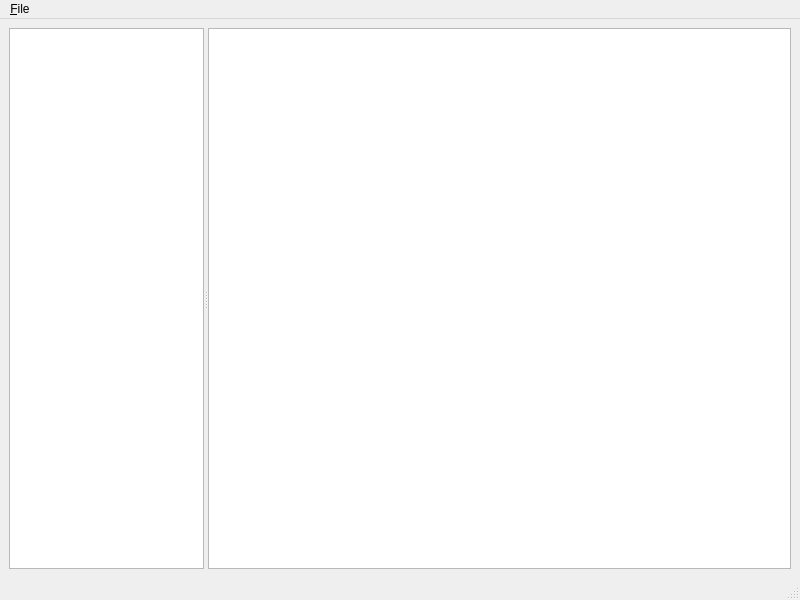
<?xml version="1.0" encoding="UTF-8"?>
<ui version="4.0">
 <class>WDumpWindow</class>
 <widget class="QMainWindow" name="WDumpWindow">
  <property name="geometry">
   <rect>
	<x>0</x>
	<y>0</y>
	<width>800</width>
	<height>600</height>
   </rect>
  </property>
  <property name="windowTitle">
   <string>wdump</string>
  </property>
  <widget class="QWidget" name="centralwidget">
   <layout class="QVBoxLayout" name="verticalLayout">
	<item>
	 <widget class="QSplitter" name="splitter">
	  <property name="orientation">
	   <enum>Qt::Horizontal</enum>
	  </property>
     <widget class="QTreeView" name="treeView">
      <property name="sizePolicy">
       <sizepolicy hsizetype="Expanding" vsizetype="Expanding">
        <horstretch>1</horstretch>
        <verstretch>0</verstretch>
       </sizepolicy>
      </property>
      <property name="headerHidden">
      <bool>true</bool>
      </property>
     </widget>
	  <widget class="QTableView" name="tableView">
	   <property name="sizePolicy">
		<sizepolicy hsizetype="Expanding" vsizetype="Expanding">
		 <horstretch>3</horstretch>
		 <verstretch>0</verstretch>
		</sizepolicy>
	   </property>
	  </widget>
	 </widget>
	</item>
   </layout>
  </widget>
  <widget class="QMenuBar" name="menubar">
   <property name="geometry">
	<rect>
	 <x>0</x>
	 <y>0</y>
	 <width>800</width>
	 <height>24</height>
	</rect>
   </property>
   <widget class="QMenu" name="menuFile">
	<property name="title">
	 <string>&amp;File</string>
	</property>
	<addaction name="actionOpen"/>
	<addaction name="separator"/>
	<addaction name="actionExit"/>
   </widget>
   <addaction name="menuFile"/>
  </widget>
  <widget class="QStatusBar" name="statusbar"/>
  <action name="actionOpen">
   <property name="text">
	<string>&amp;Open</string>
   </property>
   <property name="shortcut">
	<string>Ctrl+O</string>
   </property>
  </action>
  <action name="actionExit">
   <property name="text">
	<string>E&amp;xit</string>
   </property>
   <property name="shortcut">
	<string>Ctrl+Q</string>
   </property>
  </action>
 </widget>
 <resources/>
 <connections/>
</ui>
